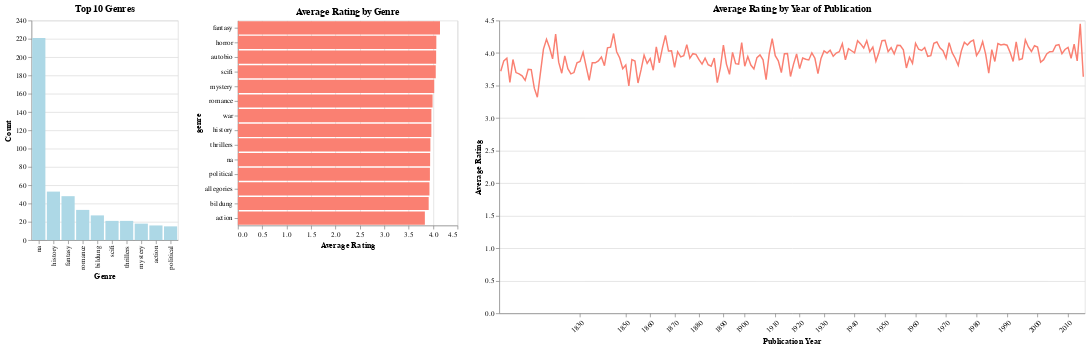

The cell this chart's notebook holds for it:
### Markdown cell above
**Here's a Quick View of All the Charts Side by Side**

To make it easier to compare the charts without scrolling up and down, here they are all displayed together. Take a look and see if you can spot any interesting patterns or trends in the data. Enjoy!

### Code cell
(chart1 | chart2 | chart3).resolve_scale(y='independent')

### Figure 1 — Vega-Lite specification as saved in the notebook (floating-point values rounded to 4 significant figures; data arrays with more than 128 entries replaced by an {"elided": "..."} marker saying what was removed)
{"config": {"view": {"continuousWidth": 300, "continuousHeight": 300}}, "hconcat": [{"data": {"name": "data-0870a4a1586509798a3f5822f9b0b2cd"}, "mark": {"type": "bar", "color": "lightblue"}, "encoding": {"tooltip": [{"field": "genre", "type": "nominal"}, {"field": "Count", "type": "quantitative"}], "x": {"field": "genre", "sort": "-y", "title": "Genre", "type": "nominal"}, "y": {"field": "Count", "title": "Count", "type": "quantitative"}}, "title": "Top 10 Genres"}, {"data": {"name": "data-91afbe465b875a2d3c108a5efea86e4d"}, "mark": {"type": "bar", "color": "salmon"}, "encoding": {"x": {"field": "gr_avg_rating", "title": "Average Rating", "type": "quantitative"}, "y": {"field": "genre", "sort": "-x", "title": "genre", "type": "nominal"}}, "title": "Average Rating by Genre"}, {"data": {"name": "data-70e83af3077c1757c91bad1bedcac4d0"}, "mark": {"type": "line", "color": "salmon"}, "encoding": {"x": {"axis": {"labelAngle": -45, "values": [1020, 1030, 1040, 1050, 1060, 1070, 1080, 1090, 1100, 1110, 1120, 1130, 1140, 1150, 1160, 1170, 1180, 1190, 1200, 1210, 1220, 1230, 1240, 1250, 1260, 1270, 1280, 1290, 1300, 1310, 1320, 1330, 1340, 1350, 1360, 1370, 1380, 1390, 1400, 1410, 1420, 1430, 1440, 1450, 1460, 1470, 1480, 1490, 1500, 1510, 1520, 1530, 1540, 1550, 1560, 1570, 1580, 1590, 1600, 1610, 1620, 1630, 1640, 1650, 1660, 1670, 1680, 1690, 1700, 1710, 1720, 1730, 1740, 1750, 1760, 1770, 1780, 1790, 1800, 1810, 1820, 1830, 1840, 1850, 1860, 1870, 1880, 1890, 1900, 1910, 1920, 1930, 1940, 1950, 1960, 1970, 1980, 1990, 2000, 2010, 2020]}, "field": "pub_year", "title": "Publication Year", "type": "ordinal"}, "y": {"field": "gr_avg_rating", "title": "Average Rating", "type": "quantitative"}}, "height": 400, "title": "Average Rating by Year of Publication", "width": 800}], "resolve": {"scale": {"y": "independent"}}, "$schema": "https://vega.github.io/schema/vega-lite/v5.8.0.json", "datasets": {"data-0870a4a1586509798a3f5822f9b0b2cd": [{"genre": "na", "Count": 221}, {"genre": "history", "Count": 53}, {"genre": "fantasy", "Count": 48}, {"genre": "romance", "Count": 33}, {"genre": "bildung", "Count": 27}, {"genre": "scifi", "Count": 21}, {"genre": "thrillers", "Count": 21}, {"genre": "mystery", "Count": 18}, {"genre": "action", "Count": 16}, {"genre": "political", "Count": 15}], "data-91afbe465b875a2d3c108a5efea86e4d": [{"genre": "action", "gr_avg_rating": 3.831}, {"genre": "allegories", "gr_avg_rating": 3.926}, {"genre": "autobio", "gr_avg_rating": 4.062}, {"genre": "bildung", "gr_avg_rating": 3.91}, {"genre": "fantasy", "gr_avg_rating": 4.141}, {"genre": "history", "gr_avg_rating": 3.964}, {"genre": "horror", "gr_avg_rating": 4.066}, {"genre": "mystery", "gr_avg_rating": 4.023}, {"genre": "na", "gr_avg_rating": 3.939}, {"genre": "political", "gr_avg_rating": 3.935}, {"genre": "romance", "gr_avg_rating": 3.989}, {"genre": "scifi", "gr_avg_rating": 4.054}, {"genre": "thrillers", "gr_avg_rating": 3.944}, {"genre": "war", "gr_avg_rating": 3.965}], "data-70e83af3077c1757c91bad1bedcac4d0": {"elided": "192 records"}}}
